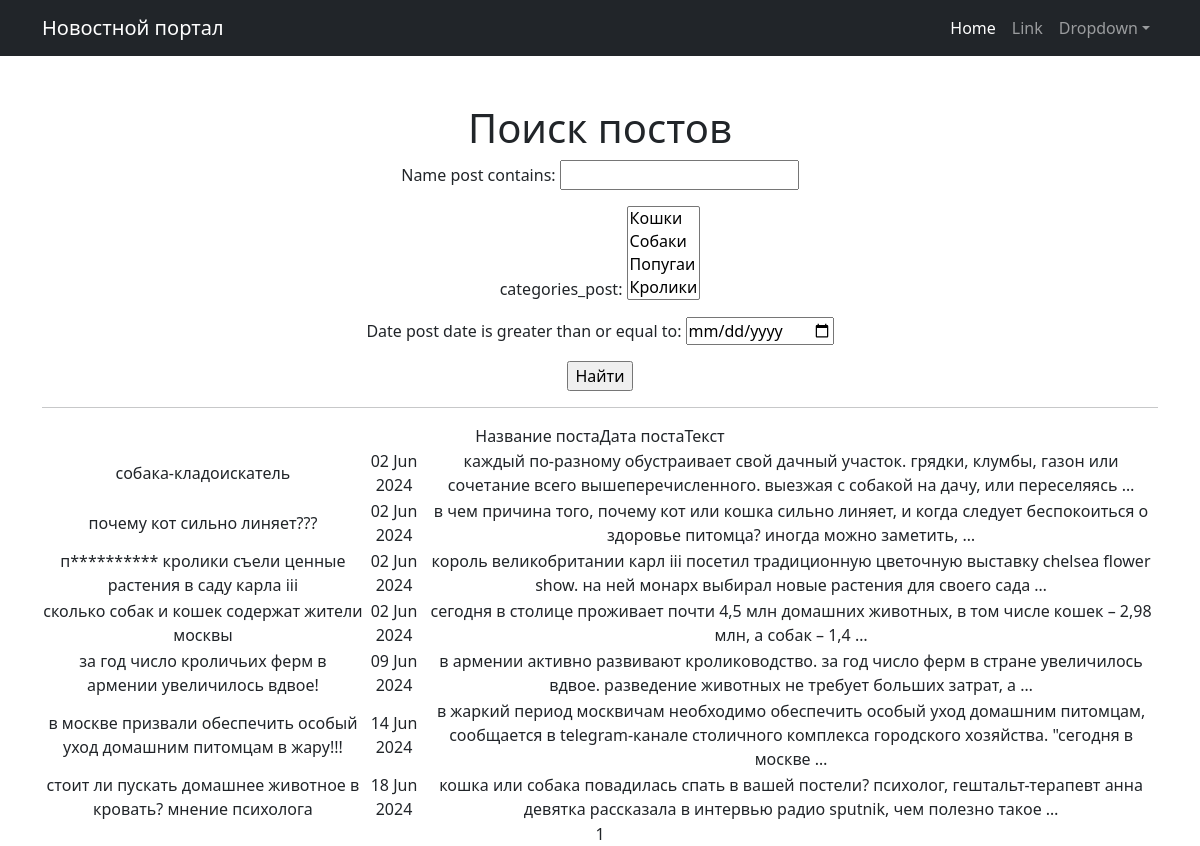
Screenshot of /post/search/ with the database file from the repository.
### news/models.py (models this page shows, shortened)
class Post(models.Model):
    article = 'AR'
    news = 'NW'
    TYPES = [
        (article, 'Статья'),
        (news, 'Новость')
    ]
    author = models.ForeignKey(Author, on_delete= models.CASCADE)
    type_post = models.CharField(max_length=2, choices= TYPES, default= news)
    date_post = models.DateTimeField(auto_now_add= True)
    categories_post = models.ManyToManyField(Category, through= 'PostCategory')
    name_post = models.CharField(max_length=255)
    text_post = models.TextField()
    rating_post = models.SmallIntegerField(default= 0)
    class Meta:
        verbose_name = 'Пост'
        verbose_name_plural = 'Посты'

### news/views.py (the view)
# urls.py: path('post/search/', PostSearch.as_view(), name='post_search'),
class PostSearch(FilterView):
    model = Post
    ordering = 'date_post'
    filterset_class = PostFilter
    template_name = 'post_search.html'
    context_object_name = 'news'
    paginate_by = 50
    def get_queryset(self):
       queryset = super().get_queryset()
       self.filterset = PostFilter(self.request.GET, queryset)
       return self.filterset.qs
    def get_context_data(self, **kwargs: Any) -> dict[str, Any]:
        context = super().get_context_data(**kwargs)
        context['filterset'] = self.filterset
        return context

### news/models.py (called while the page is built)
    def __str__(self):
        return self.name_category

### news/templatetags/custom_filters.py (called while the page is built)
@register.filter()
def censor(value):
    if type(value) == str:
        value = value.lower().split()
        for i, word in enumerate(value):
            if word in words:
                value[i] = word[0] + '*' * len(word[1:])
        return ' '.join(value)

### templates/post_search.html (shortened to what this page needs)
{% extends 'flatpages/default.html' %}
{% load custom_filters %}
{% load custom_tags %}
{% block content %}
    <h1>Поиск постов</h1>
    <form action="" method="get">
        {{ filterset.form.as_p }}
        <input type="submit" value="Найти" />
    </form>
    <hr>
    {% if news %}
<table>
    {% for i in news %}
    <tr>
        <td>{{ i.name_post|censor }}</td>
        <td>{{ i.date_post|date:'d M Y' }}</td>
        <td>{{ i.text_post|truncatewords:20|censor }}</td>
    </tr>
    {% endfor %}
</table>
    {% else %}
        <h2>Новостей нет!</h2>
    {% endif %}
    {{ page_obj.number }}
{% endblock content %}

### rows the page displays
Post: name_post|censor "собака-кладоискатель", date_post "02 Jun 2024", text_post|censor "каждый по-разному обустраивает свой дачный участок. грядки, клумбы, газон или сочетание всего вышеперечисленного. выезжая с собакой на дачу, или переселяясь …"
Post: name_post|censor "почему кот сильно линяет???", date_post "02 Jun 2024", text_post|censor "в чем причина того, почему кот или кошка сильно линяет, и когда следует беспокоиться о здоровье питомца? иногда можно заметить, …"
Post: name_post|censor "п********** кролики съели ценные растения в саду карла iii", date_post "02 Jun 2024", text_post|censor "король великобритании карл iii посетил традиционную цветочную выставку chelsea flower show. на ней монарх выбирал новые растения для своего сада …"
Post: name_post|censor "сколько собак и кошек содержат жители москвы", date_post "02 Jun 2024", text_post|censor "сегодня в столице проживает почти 4,5 млн домашних животных, в том числе кошек – 2,98 млн, а собак – 1,4 …"
Post: name_post|censor "за год число кроличьих ферм в армении увеличилось вдвое!", date_post "09 Jun 2024", text_post|censor "в армении активно развивают кролиководство. за год число ферм в стране увеличилось вдвое. разведение животных не требует больших затрат, а …"
Post: name_post|censor "в москве призвали обеспечить особый уход домашним питомцам в жару!!!", date_post "14 Jun 2024", text_post|censor "в жаркий период москвичам необходимо обеспечить особый уход домашним питомцам, сообщается в telegram-канале столичного комплекса городского хозяйства. \"сегодня в москве …"
Post: name_post|censor "стоит ли пускать домашнее животное в кровать? мнение психолога", date_post "18 Jun 2024", text_post|censor "кошка или собака повадилась спать в вашей постели? психолог, гештальт-терапевт анна девятка рассказала в интервью радио sputnik, чем полезно такое …"

### other values shown
{{ page_obj.number }} "1"
